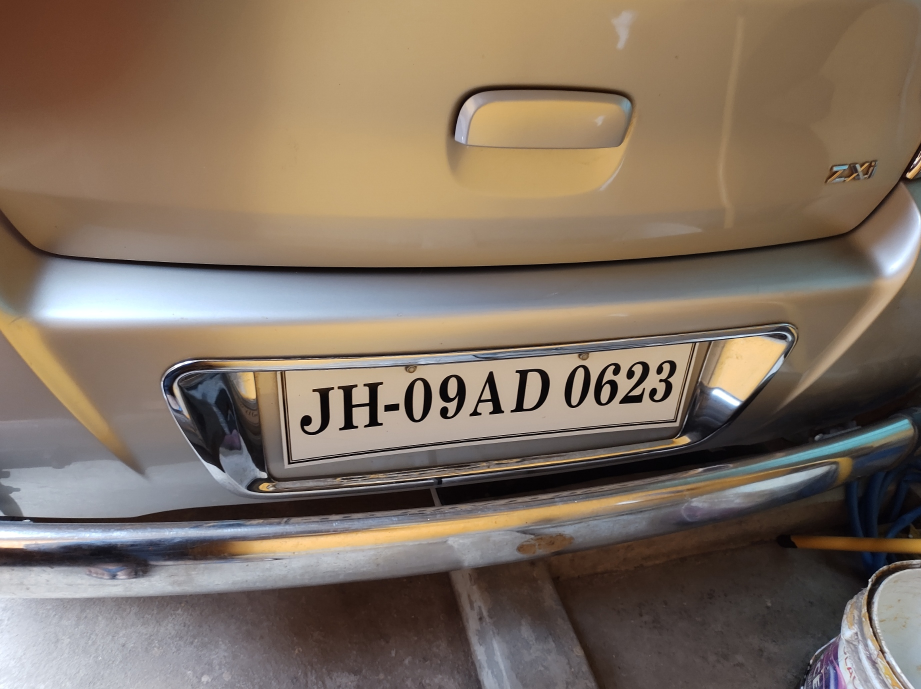
#> input picture car_plate.jpg, 1842 x 1378 px (shown at 1/2 size)
$ jupyter execute --allow-errors 'Vedant(Number_System_Detect).ipynb'
#> lines starting #> are read from the running program, lines starting #| are printed output that depends on the picture; after the words box and inside, x2 and y2 are one past the last pixel; in counts of white or black regions, pixels touching at a corner belong together
## Header Files & import Image

[cell 1]
import cv2
import matplotlib.pyplot as plt
import numpy as np
import easyocr

#Importing image and transforming it to gray scale
img = cv2.imread('car_plate.jpg')
#> img is the input picture: shape (1378, 1842, 3); mean B, G, R 98.3, 112.9, 128.5
img_bw = cv2.cvtColor(img, cv2.COLOR_BGR2GRAY)
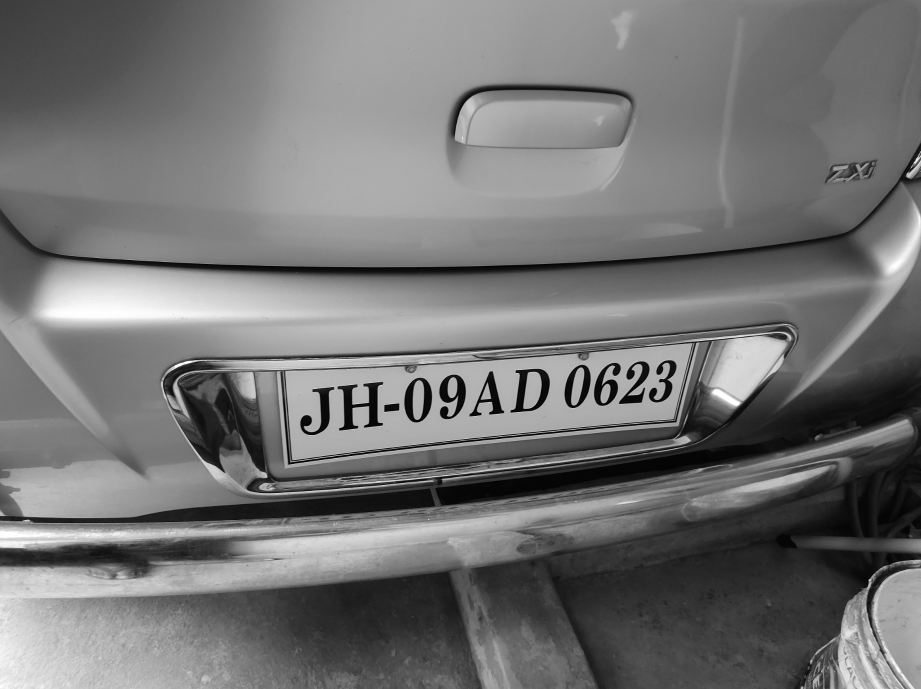
#> img_bw: shape (1378, 1842) (shown at 1/2 size); min 0, max 255, mean 115.9
plt.imshow(img_bw,cmap="gray")

## Detect Plate

[cell 2]
car_plate_cls = cv2.CascadeClassifier('haarcascade_russian_plate_number.xml')

# Setup function to detect car plate
def carplate_detect(img):
    carplate_overlay = img.copy()
    carplate_rects = car_plate_cls.detectMultiScale(carplate_overlay,scaleFactor=1.1, minNeighbors=3)
#> carplate_rects = [[477, 626, 1001, 334]]
    for x,y,w,h in carplate_rects:
        cv2.rectangle(carplate_overlay, (x,y), (x+w,y+h), (0,255,0), 20)
#> this loop made 1 pass
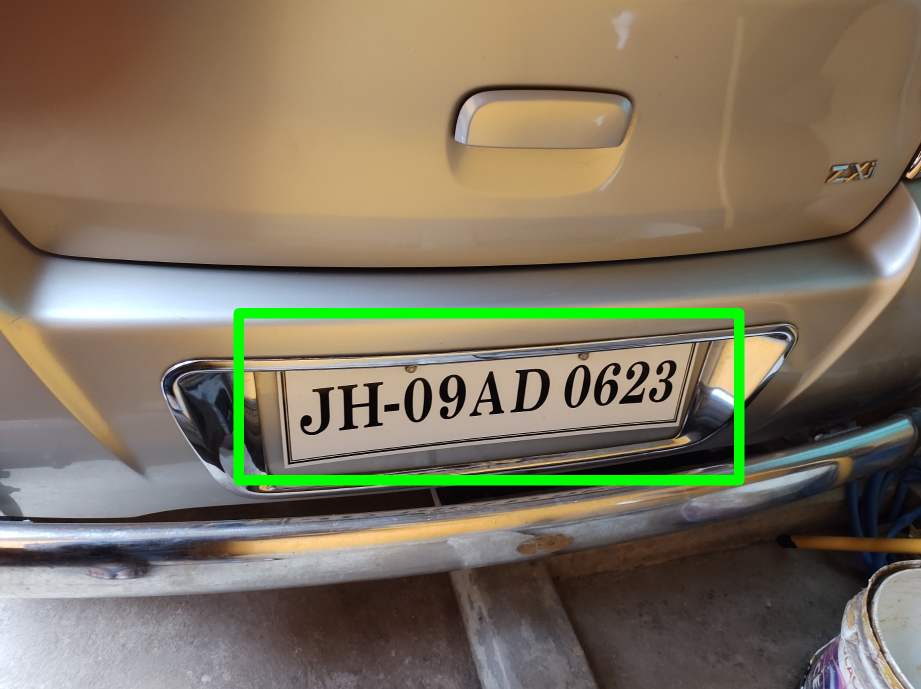
#> carplate_overlay: shape (1378, 1842, 3) (shown at 1/2 size); 2.2% of pixels changed, all inside (x1, y1, x2, y2) = (467, 616, 1489, 971)

    return carplate_overlay


detected_carplate_img = carplate_detect(img)
plt.imshow(detected_carplate_img)

## Extract Plate Image

[cell 3]
# Create function to retrieve only the car plate region itself
def carplate_extract(image):

    carplate_rects = car_plate_cls.detectMultiScale(image,scaleFactor=1.1, minNeighbors=5)
#> carplate_rects = [[477, 626, 1001, 334]]
    for x,y,w,h in carplate_rects:
            carplate_img = image[y+15:y+h-10 ,x+15:x+w-20] # Adjusted to extract specific region of interest i.e. car license plate
#> this loop made 1 pass
#> pass 1, in carplate_extract, `carplate_img = image[y+15:y+h-10 ,x+15:x+w-20]`:
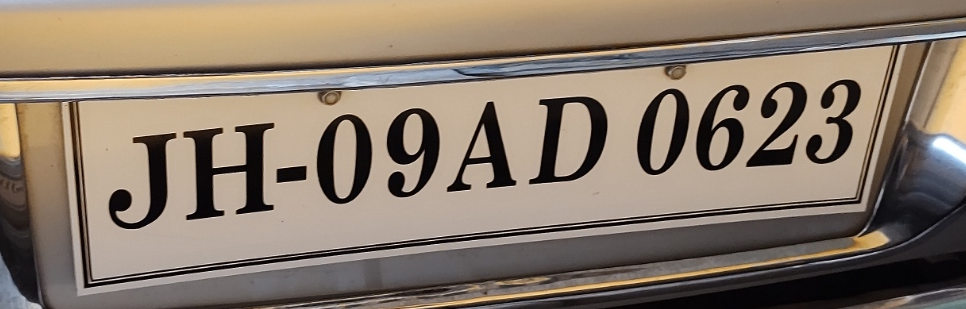
#> carplate_img: shape (309, 966, 3); mean B, G, R 107.3, 122.1, 136.7

    return carplate_img

# Enlarge image for further processing later on
def enlarge_img(image, scale_percent):
#> called with scale_percent = 150
    width = int(image.shape[1] * scale_percent / 100)
#> width = 1449
    height = int(image.shape[0] * scale_percent / 100)
#> height = 463
    dim = (width, height)
#> dim = (1449, 463)
    resized_image = cv2.resize(image, dim, interpolation = cv2.INTER_AREA)
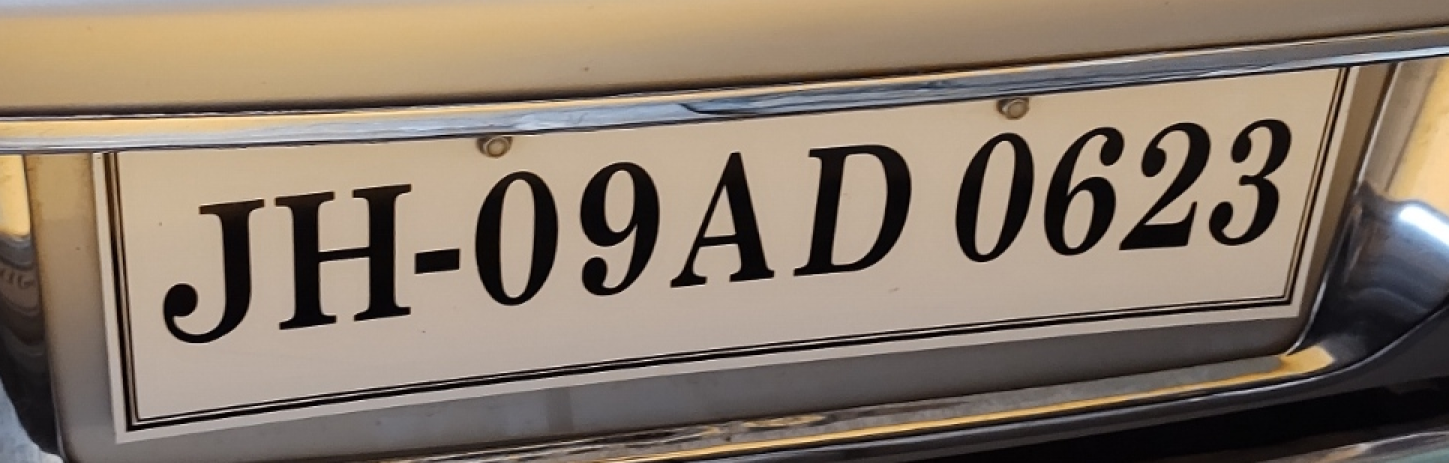
#> resized_image: shape (463, 1449, 3); mean B, G, R 107.3, 122, 136.7
    return resized_image

# Display extracted car license plate image
carplate_extract_img = carplate_extract(img)
carplate_extract_img = enlarge_img(carplate_extract_img, 150)
plt.imshow(carplate_extract_img)
